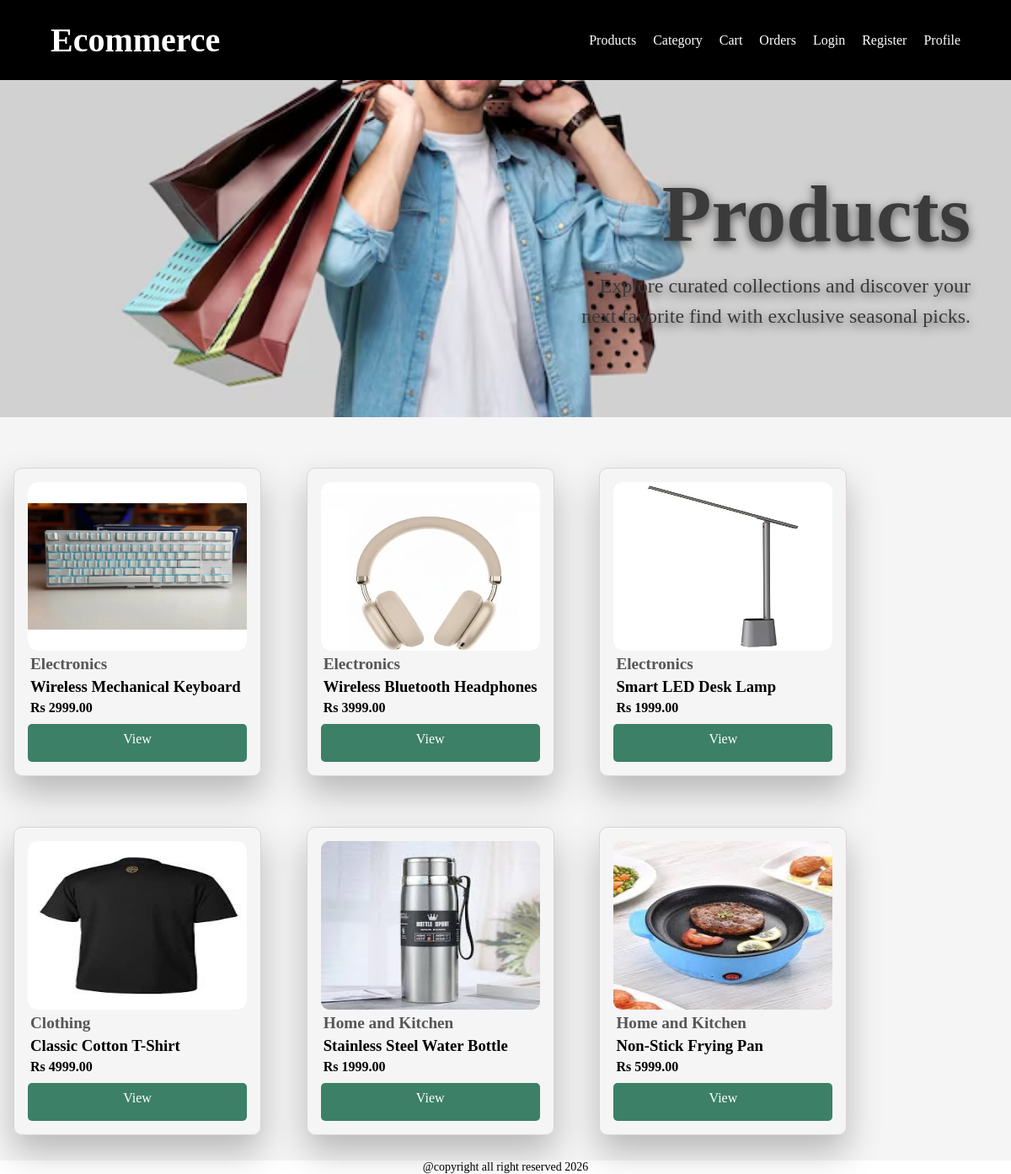
Screenshot of /products/ with the database file from the repository.
### apps/products/models.py (models this page shows, shortened)
class Product(models.Model):
    name = models.CharField(max_length=100)
    description = models.TextField(blank=True)
    image = models.ImageField(upload_to='product/')
    price = models.DecimalField(max_digits=10 , decimal_places=2)
    stock = models.PositiveIntegerField(default=1)
    category = models.ForeignKey(Category , on_delete=models.CASCADE , related_name='products')

class Category(models.Model):
    name = models.CharField(max_length=100)
    slug = models.SlugField(unique=True)
    image = models.ImageField(upload_to='category/')
    def __str__(self):
        return self.name

### apps/products/views.py (the view)
# urls.py: path('' , views.product_list , name= 'product_list'),
def product_list(req):
    products = Product.objects.all()
    context  = {
        "products" : products
    }
    return render(req , 'products/product_list.html' , context)

### templates/products/product_list.html (shortened to what this page needs)
{% extends 'base.html' %}
{% load static %}
{% block link%}
    <link rel="stylesheet" href="{% static 'CSS/products.css' %}">
{% endblock %}
{% block content %}
    <main class="products-list-main">
        <div class="products-list-heading">
            <img src="{% static 'images/product hero sections image.jpeg' %}" alt="products" class="products-list-image">
            <div>
                <h1>Products</h1>
                <p>Explore curated collections and discover your next favorite find with exclusive seasonal picks.</p>
            </div>
        </div>
        <div class="products-list-items">
            {% for product in products  %}
                <div class="item">
                    <div class="item-image">
                        <img src="{{ product.image.url }}" alt="{{ product.name }}">
                    </div>
                    <h3 class="item-category">{{ product.category }}</h3>
                    <h3 class="item-name">{{ product.name }}</h3>
                    <div class="prices">
                        <p class="item-price">Rs {{ product.price }}</p>
                    </div>
                    <div class="item-btns">
                        <a href="{{ product.id }}" class="view-btn"> View </a>
                    </div>
                </div>
            {% endfor %}
        </div>
    </main>
{% endblock %}

### templates/base.html (shortened to what this page needs)
<!DOCTYPE html>
<html lang="en">
<head>
    {% load static %}
    {% block link %}
    {% endblock %}
</head>
<body>
    {% include "components/navbar.html" %}
    {% block content %}
    {% endblock %}
    {% include "components/footer.html" %}
</body>
</html>

### templates/components/navbar.html (shortened to what this page needs)
<!DOCTYPE html>
<html lang="en">
<head>
</head>
<body>
    <header>
        <a class="logo" href="{% url 'home' %}"><h1>Ecommerce</h1></a>
        <nav>
            <ul>
                <li><a href="{% url 'product_list' %}" >Products</a></li>
                <li><a href="{% url 'category' %}" >Category</a></li>
                <li><a href="{% url 'cart' %}" >Cart</a></li>
                <li><a href="{% url 'orders' %}" >Orders</a></li>
                <li><a href="{% url 'login' %}" >Login</a></li>
                <li><a href="{% url 'register' %}" >Register</a></li>
                <li><a href="{% url 'profile' %}" >Profile</a></li>
            </ul>
        </nav>
    </header>
</body>
</html>

### templates/components/footer.html (shortened to what this page needs)
<!DOCTYPE html>
<html lang="en">
<head>
</head>
<body>
    <footer>
        <P>@copyright all right reserved 2026</P>
    </footer>
</body>
</html>

### static/CSS/products.css (style rules this page uses)
* { margin: 0; padding: 0; }
.products-list-main { width: 100%; height: auto; background-color: whitesmoke; }
.products-list-heading { height: 25rem; background-color: hsl(158, 36%, 37%); display: flex; justify-content: flex-end; align-items: center; position: relative; overflow: hidden; padding-right: 3rem; }
.products-list-heading .products-list-image { position: absolute; inset: 0; width: 100%; height: 100%; object-fit: cover; z-index: 1; }
.products-list-heading h1 { position: relative; z-index: 2; font-family: "playfair"; font-weight: 700; font-size: 6rem; color: rgb(59, 59, 60); text-align: right; margin: 0; text-shadow: 0 4px 12px rgba(0, 0, 0, 0.65); }
.products-list-heading p { position: relative; z-index: 2; color: rgb(59, 59, 60); margin: 0.75rem 0 0; text-align: right; max-width: 30rem; font-family: "lora"; font-size: 1.5rem; line-height: 1.5; text-shadow: 0 4px 12px rgba(0, 0, 0, 0.65); }
.products-list-items { margin-top: 30px; display: flex; justify-content: start; flex-wrap: wrap; gap: 4.6%; padding: 0 1rem; }
.item { border-radius: 10px; border: 1px solid rgb(220, 210, 210); padding: 1rem; width: 260px; height: auto; margin:30px 0px; box-shadow: 0 20px 40px rgba(0,0,0,0.25); }
.item-image { width: 260px; height: 200px; border-radius: 10px; background-color: rgb(220, 210, 210); }
.item-image img { width: 100%; height: 100%; border-radius: 10px; }
.item-category { font-size: 1.2rem; font-family: "lora"; position: relative; padding-top: 5px; left: 3px; color: rgba(69, 69, 69, 0.901); text-decoration: capitalize; }
.item-name { font-family: "playfair"; font-weight: 900; position: relative; left: 3px; margin-top: 5px; }
.item-price { font-weight: 600; position: relative; left: 3px; margin-top: 5px; }
.item-btns { display: flex; margin-top: 10px; }
.view-btn { width: 100%; height: 35px; background-color: black; color: white; border-radius: 5px; border:none; cursor: pointer; font-family: "lora"; text-decoration: none; align-items: center; text-align: center; line-height: 35px; }
.view-btn { width: 100%; height: 45px; background-color: hsl(158, 36%, 37%); color: white; border-radius: 5px; font-size: 1rem; border:none; cursor: pointer; font-family: "lora"; }

### templates/components/navbar.html (style rules this page uses)
* { margin: 0; padding: 0; }
header { padding: 2% 5%; display: flex; justify-content: space-between; align-items: center; background-color: black; }
.logo { font-family: "playfair"; font-size: 20px; font-weight: bold; color: white; text-decoration: none; }
nav ul { display: flex; gap: 20px; list-style-type: none; }
nav ul li a { text-decoration: none; color: white; }

### templates/components/footer.html (style rules this page uses)
footer { display: flex; justify-content: center; align-items: center; }
footer p { color: black; font-size: 14px; text-align: center; }

### rows the page displays
Product: image (picture), category "Electronics", name "Wireless Mechanical Keyboard", price "2999.00"
Product: image (picture), category "Electronics", name "Wireless Bluetooth Headphones", price "3999.00"
Product: image (picture), category "Electronics", name "Smart LED Desk Lamp", price "1999.00"
Product: image (picture), category "Clothing", name "Classic Cotton T-Shirt", price "4999.00"
Product: image (picture), category "Home and Kitchen", name "Stainless Steel Water Bottle", price "1999.00"
Product: image (picture), category "Home and Kitchen", name "Non-Stick Frying Pan", price "5999.00"
